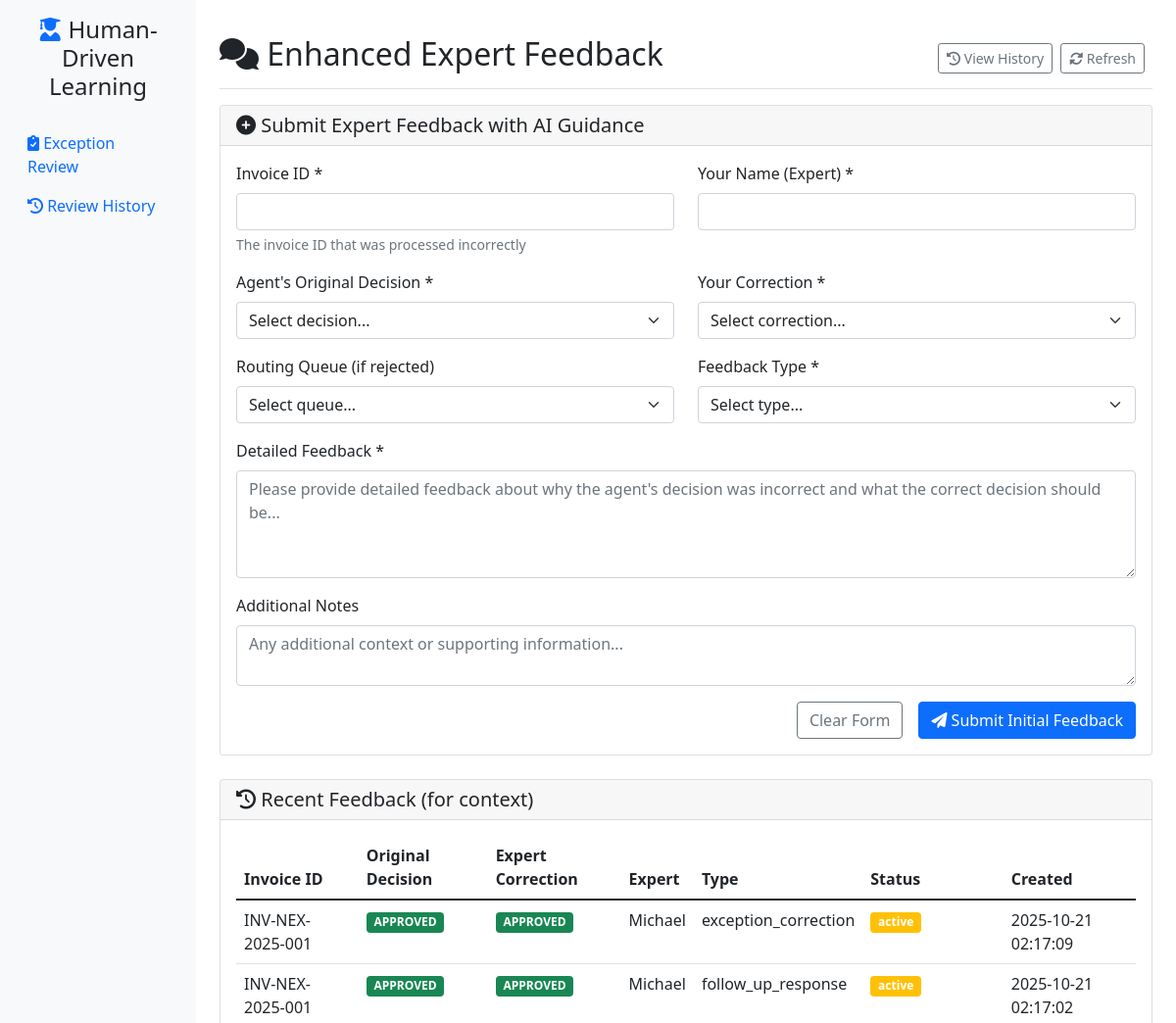
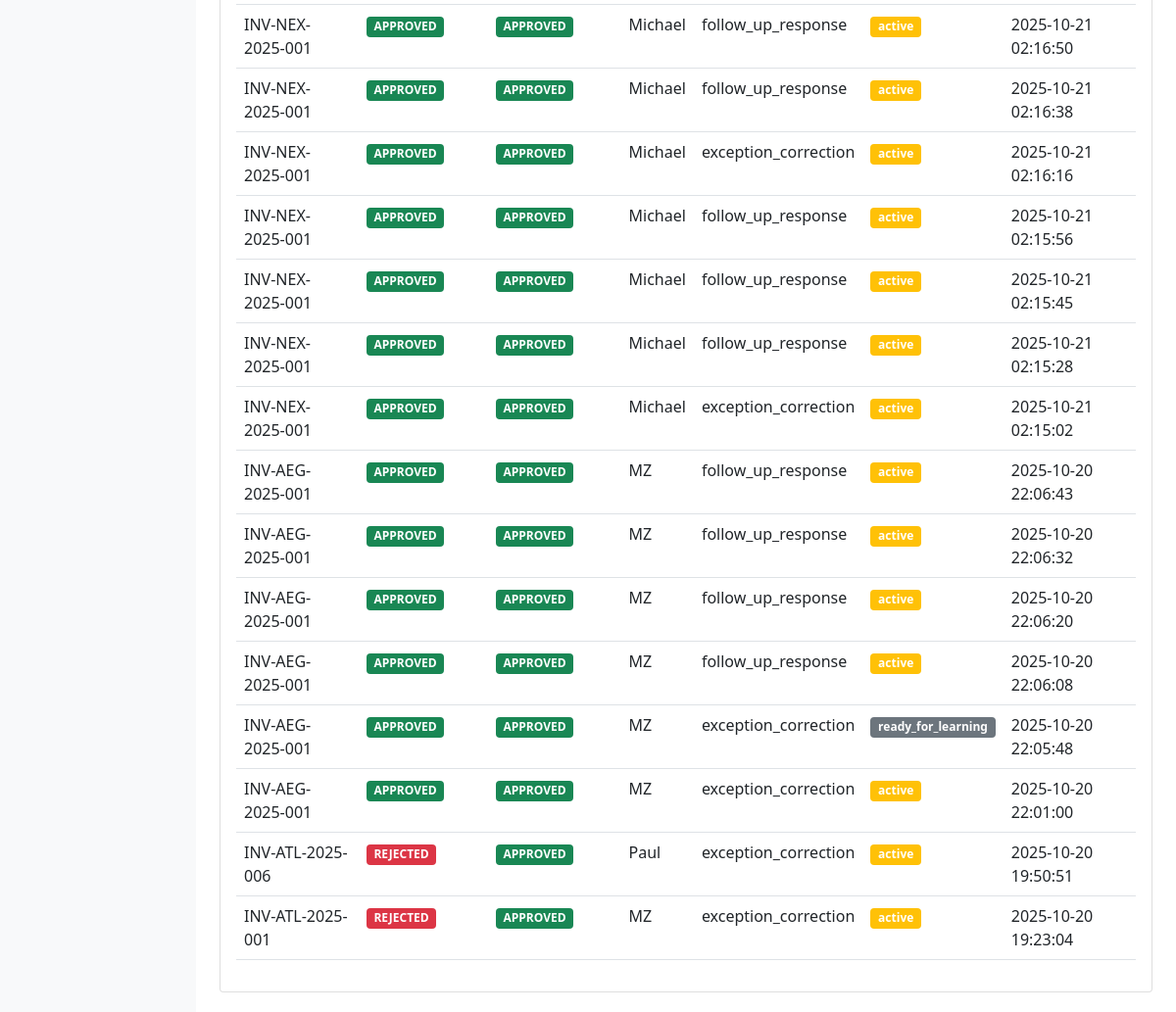
The page /feedback on the database as committed earlier (2 pictures, top to bottom).
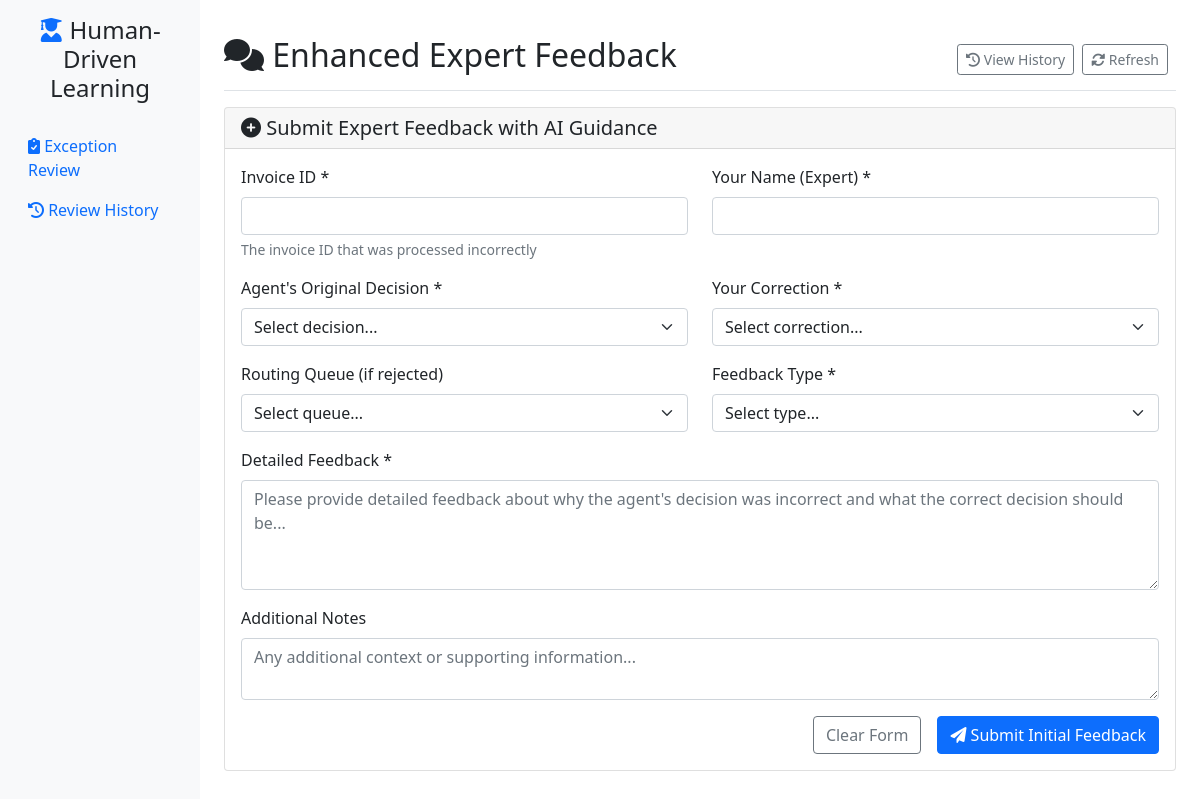
The same page on the database as committed later.
### tables this page shows
CREATE TABLE human_feedback (
                id INTEGER PRIMARY KEY AUTOINCREMENT,
                created_at TIMESTAMP DEFAULT CURRENT_TIMESTAMP,
                invoice_id VARCHAR(100),
                original_agent_decision VARCHAR(50),
                human_correction VARCHAR(50),
                routing_queue VARCHAR(100),
                feedback_text TEXT,
                expert_name VARCHAR(100),
                feedback_type VARCHAR(50),
                supporting_evidence JSON,
                learning_record_id INTEGER,
                conversation_id VARCHAR(100),
                is_initial_feedback BOOLEAN DEFAULT TRUE,
                parent_feedback_id INTEGER,
                llm_questions TEXT,
                human_responses TEXT,
                feedback_summary TEXT,
                conversation_status VARCHAR(20) DEFAULT 'active',
                quality_score REAL DEFAULT 0.0, conversation_history TEXT,
                FOREIGN KEY (learning_record_id) REFERENCES learning_records(id),
                FOREIGN KEY (parent_feedback_id) REFERENCES human_feedback(id)
            );

### web_gui/human_driven_app.py (the view)
@app.route('/feedback')
def feedback():
    local_db = LearningDatabase(db_path)
    recent_feedback = local_db.get_human_feedback()[:20]
    local_db.close()
    return render_template('enhanced_feedback.html', recent_feedback=recent_feedback)

### learning_agent/database.py (called while the page is built)
    def _init_database(self):
        self.conn = sqlite3.connect(self.db_path)
        self.conn.row_factory = sqlite3.Row  # Enable dict-like access
        self._create_tables_if_not_exist()
        self.conn.commit()

    def get_human_feedback(self, learning_record_id: int = None) -> List[Dict[str, Any]]:
        cursor = self.conn.cursor()
        if learning_record_id:
            cursor.execute("SELECT * FROM human_feedback WHERE learning_record_id = ? ORDER BY created_at DESC", (learning_record_id,))
        else:
            cursor.execute("SELECT * FROM human_feedback ORDER BY created_at DESC")
        feedback = []
        for row in cursor.fetchall():
            item = dict(row)
            item['supporting_evidence'] = json.loads(item['supporting_evidence']) if item['supporting_evidence'] else {}
            feedback.append(item)
        return feedback

    def close(self):
        if self.conn:
            self.conn.close()

### web_gui/human_driven_app.py (called while the page is built)
@app.template_filter('datetime_format')
def datetime_format(value):
    if isinstance(value, str):
        try:
            dt = datetime.fromisoformat(value.replace('Z', '+00:00'))
            return dt.strftime('%Y-%m-%d %H:%M:%S')
        except:
            return value
    return value

### web_gui/templates/enhanced_feedback.html (shortened to what this page needs)
{% extends "human_driven_base.html" %}
{% block content %}
<div class="d-flex justify-content-between flex-wrap flex-md-nowrap align-items-center pt-3 pb-2 mb-3 border-bottom">
    <h1 class="h2"><i class="fas fa-comments"></i> Enhanced Expert Feedback</h1>
    <div class="btn-toolbar mb-2 mb-md-0">
        <div class="btn-group me-2">
            <a href="{{ url_for('feedback_history') }}" class="btn btn-sm btn-outline-secondary">
                <i class="fas fa-history"></i> View History
            </a>
        </div>
        <div class="btn-group me-2">
            <button type="button" class="btn btn-sm btn-outline-secondary" onclick="location.reload()">
                <i class="fas fa-sync-alt"></i> Refresh
            </button>
        </div>
    </div>
</div>
<div class="row mb-4">
    <div class="col-12">
        <div class="card">
            <div class="card-header">
                <h5 class="mb-0"><i class="fas fa-plus-circle"></i> Submit Expert Feedback with AI Guidance</h5>
            </div>
            <div class="card-body">
                <form id="initialFeedbackForm" method="POST" action="{{ url_for('submit_initial_feedback') }}">
                    <div class="row">
                        <div class="col-md-6">
                            <div class="mb-3">
                                <label for="invoice_id" class="form-label">Invoice ID *</label>
                                <input type="text" class="form-control" id="invoice_id" name="invoice_id" required>
                                <div class="form-text">The invoice ID that was processed incorrectly</div>
                            </div>
                        </div>
                        <div class="col-md-6">
                            <div class="mb-3">
                                <label for="expert_name" class="form-label">Your Name (Expert) *</label>
                                <input type="text" class="form-control" id="expert_name" name="expert_name" required>
                            </div>
                        </div>
                    </div>
                    <div class="row">
                        <div class="col-md-6">
                            <div class="mb-3">
                                <label for="original_decision" class="form-label">Agent's Original Decision *</label>
                                <select class="form-select" id="original_decision" name="original_decision" required>
                                    <option value="">Select decision...</option>
                                </select>
                            </div>
                        </div>
                        <div class="col-md-6">
                            <div class="mb-3">
                                <label for="human_correction" class="form-label">Your Correction *</label>
                                <select class="form-select" id="human_correction" name="human_correction" required>
                                    <option value="">Select correction...</option>
                                </select>
                            </div>
                        </div>
                    </div>
                    <div class="row">
                        <div class="col-md-6">
                            <div class="mb-3">
                                <label for="routing_queue" class="form-label">Routing Queue (if rejected)</label>
                                <select class="form-select" id="routing_queue" name="routing_queue">
                                    <option value="">Select queue...</option>
                                </select>
                            </div>
                        </div>
                        <div class="col-md-6">
                            <div class="mb-3">
                                <label for="feedback_type" class="form-label">Feedback Type *</label>
                                <select class="form-select" id="feedback_type" name="feedback_type" required>
                                    <option value="">Select type...</option>
                                </select>
                            </div>
                        </div>
                    </div>
                    <div class="mb-3">
                        <label for="feedback_text" class="form-label">Detailed Feedback *</label>
                        <textarea class="form-control" id="feedback_text" name="feedback_text" rows="4" required
                                  placeholder="Please provide detailed feedback about why the agent's decision was incorrect and what the correct decision should be..."></textarea>
                    </div>
                    <div class="mb-3">
                        <label for="additional_notes" class="form-label">Additional Notes</label>
                        <textarea class="form-control" id="additional_notes" name="additional_notes" rows="2"
                                  placeholder="Any additional context or supporting information..."></textarea>
                    </div>
                    <div class="d-grid gap-2 d-md-flex justify-content-md-end">
                        <button type="reset" class="btn btn-outline-secondary me-md-2">Clear Form</button>
                        <button type="submit" class="btn btn-primary" id="submitInitialFeedback">
                            <i class="fas fa-paper-plane"></i> Submit Initial Feedback
                        </button>
                    </div>
                </form>
            </div>
        </div>
    </div>
</div>
{% if recent_feedback %}
<div class="row">
    <div class="col-12">
        <div class="card">
            <div class="card-header">
                <h5 class="mb-0"><i class="fas fa-history"></i> Recent Feedback (for context)</h5>
            </div>
            <div class="card-body">
                <div class="table-responsive">
                    <table class="table table-hover">
                        <thead>
                            <tr>
                                <th>Invoice ID</th>
                                <th>Original Decision</th>
                                <th>Expert Correction</th>
                                <th>Expert</th>
                                <th>Type</th>
                                <th>Status</th>
                                <th>Created</th>
                            </tr>
                        </thead>
                        <tbody>
                            {% for feedback in recent_feedback %}
                            <tr>
                                <td>{{ feedback.invoice_id }}</td>
                                <td>
                                    <span class="badge bg-{{ 'danger' if feedback.original_agent_decision == 'REJECTED' else 'success' if feedback.original_agent_decision == 'APPROVED' else 'warning' }}">
                                        {{ feedback.original_agent_decision }}
                                    </span>
                                </td>
                                <td>
                                    <span class="badge bg-{{ 'success' if feedback.human_correction == 'APPROVED' else 'danger' if feedback.human_correction == 'REJECTED' else 'warning' }}">
                                        {{ feedback.human_correction }}
                                    </span>
                                </td>
                                <td>{{ feedback.expert_name or 'Unknown' }}</td>
                                <td>{{ feedback.feedback_type or 'N/A' }}</td>
                                <td>
                                    <span class="badge bg-{{ 'success' if feedback.conversation_status == 'completed' else 'warning' if feedback.conversation_status == 'active' else 'secondary' }}">
                                        {{ feedback.conversation_status or 'N/A' }}
                                    </span>
                                </td>
                                <td>{{ feedback.created_at|datetime_format }}</td>
                            </tr>
                            {% endfor %}
                        </tbody>
                    </table>
                </div>
            </div>
        </div>
    </div>
</div>
{% endif %}
{% endblock %}

### web_gui/templates/human_driven_base.html (shortened to what this page needs)
<!DOCTYPE html>
<html lang="en">
<head>
    <link href="https://cdn.jsdelivr.net/npm/bootstrap@5.1.3/dist/css/bootstrap.min.css" rel="stylesheet">
    <link href="https://cdnjs.cloudflare.com/ajax/libs/font-awesome/6.0.0/css/all.min.css" rel="stylesheet">
</head>
<body>
    <div class="container-fluid">
        <div class="row">
            <nav class="col-md-3 col-lg-2 d-md-block sidebar collapse">
                <div class="position-sticky pt-3">
                    <div class="text-center mb-4">
                        <h4><i class="fas fa-user-graduate text-primary"></i> Human-Driven Learning</h4>
                    </div>
                    <ul class="nav flex-column">
                        <li class="nav-item">
                            <a class="nav-link {% if request.endpoint == 'dashboard' %}active{% endif %}" href="{{ url_for('dashboard') }}">
                                <i class="fas fa-clipboard-check"></i> Exception Review
                            </a>
                        </li>
                        <li class="nav-item">
                            <a class="nav-link {% if request.endpoint == 'feedback_history' %}active{% endif %}" href="{{ url_for('feedback_history') }}">
                                <i class="fas fa-history"></i> Review History
                            </a>
                        </li>
                    </ul>
                </div>
            </nav>
            <main class="col-md-9 ms-sm-auto col-lg-10 px-md-4 main-content">
                {% block content %}{% endblock %}
            </main>
        </div>
    </div>
</body>
</html>

### web_gui/templates/human_driven_base.html (style rules this page uses)
.sidebar { min-height: 100vh; background-color: #f8f9fa; }
.main-content { padding: 20px; }

### web_gui/templates/enhanced_feedback.html (style rules this page uses)
.card-header { background-color: rgba(0,0,0,0.03); border-bottom: 1px solid rgba(0,0,0,0.125); }

Rows that differ between the two databases and show on the page:
removed human_feedback: invoice_id "INV-NEX-2025-001", original_agent_decision "APPROVED", human_correction "APPROVED", expert_name "Michael", feedback_type "exception_correction", conversation_status "active", created_at "2025-10-21 02:17:09"
removed human_feedback: invoice_id "INV-NEX-2025-001", original_agent_decision "APPROVED", human_correction "APPROVED", expert_name "Michael", feedback_type "follow_up_response", conversation_status "active", created_at "2025-10-21 02:17:02"
removed human_feedback: invoice_id "INV-NEX-2025-001", original_agent_decision "APPROVED", human_correction "APPROVED", expert_name "Michael", feedback_type "follow_up_response", conversation_status "active", created_at "2025-10-21 02:16:50"
removed human_feedback: invoice_id "INV-NEX-2025-001", original_agent_decision "APPROVED", human_correction "APPROVED", expert_name "Michael", feedback_type "follow_up_response", conversation_status "active", created_at "2025-10-21 02:16:38"
removed human_feedback: invoice_id "INV-NEX-2025-001", original_agent_decision "APPROVED", human_correction "APPROVED", expert_name "Michael", feedback_type "exception_correction", conversation_status "active", created_at "2025-10-21 02:16:16"
removed human_feedback: invoice_id "INV-NEX-2025-001", original_agent_decision "APPROVED", human_correction "APPROVED", expert_name "Michael", feedback_type "follow_up_response", conversation_status "active", created_at "2025-10-21 02:15:56"
removed human_feedback: invoice_id "INV-NEX-2025-001", original_agent_decision "APPROVED", human_correction "APPROVED", expert_name "Michael", feedback_type "follow_up_response", conversation_status "active", created_at "2025-10-21 02:15:45"
removed human_feedback: invoice_id "INV-NEX-2025-001", original_agent_decision "APPROVED", human_correction "APPROVED", expert_name "Michael", feedback_type "follow_up_response", conversation_status "active", created_at "2025-10-21 02:15:28"
removed human_feedback: invoice_id "INV-NEX-2025-001", original_agent_decision "APPROVED", human_correction "APPROVED", expert_name "Michael", feedback_type "exception_correction", conversation_status "active", created_at "2025-10-21 02:15:02"
removed human_feedback: invoice_id "INV-AEG-2025-001", original_agent_decision "APPROVED", human_correction "APPROVED", expert_name "MZ", feedback_type "follow_up_response", conversation_status "active", created_at "2025-10-20 22:06:43"
removed human_feedback: invoice_id "INV-AEG-2025-001", original_agent_decision "APPROVED", human_correction "APPROVED", expert_name "MZ", feedback_type "follow_up_response", conversation_status "active", created_at "2025-10-20 22:06:32"
removed human_feedback: invoice_id "INV-AEG-2025-001", original_agent_decision "APPROVED", human_correction "APPROVED", expert_name "MZ", feedback_type "follow_up_response", conversation_status "active", created_at "2025-10-20 22:06:20"
removed human_feedback: invoice_id "INV-AEG-2025-001", original_agent_decision "APPROVED", human_correction "APPROVED", expert_name "MZ", feedback_type "follow_up_response", conversation_status "active", created_at "2025-10-20 22:06:08"
removed human_feedback: invoice_id "INV-AEG-2025-001", original_agent_decision "APPROVED", human_correction "APPROVED", expert_name "MZ", feedback_type "exception_correction", conversation_status "ready_for_learning", created_at "2025-10-20 22:05:48"
removed human_feedback: invoice_id "INV-AEG-2025-001", original_agent_decision "APPROVED", human_correction "APPROVED", expert_name "MZ", feedback_type "exception_correction", conversation_status "active", created_at "2025-10-20 22:01:00"
removed human_feedback: invoice_id "INV-ATL-2025-006", original_agent_decision "REJECTED", human_correction "APPROVED", expert_name "Paul", feedback_type "exception_correction", conversation_status "active", created_at "2025-10-20 19:50:51"
removed human_feedback: invoice_id "INV-ATL-2025-001", original_agent_decision "REJECTED", human_correction "APPROVED", expert_name "MZ", feedback_type "exception_correction", conversation_status "active", created_at "2025-10-20 19:23:04"
Other text that changed with them:
text no longer shown: "Recent Feedback (for context) Invoice ID Original Decision Expert Correction Expert Type Status Created"
